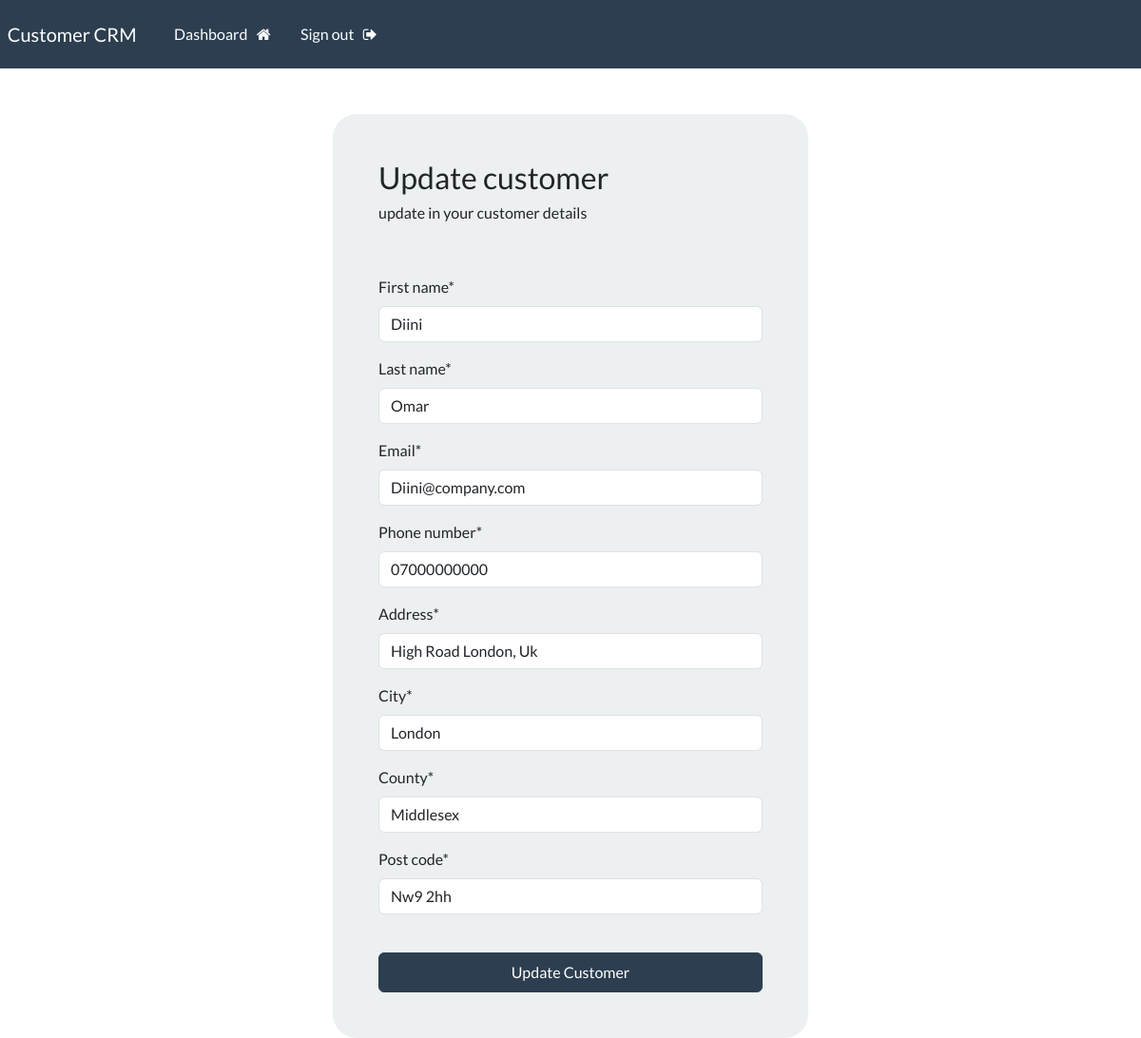
/update-customer/6 (signed in), run on the app's committed database.
### webapp/models.py (models this page shows, shortened)
class Customer(models.Model):
    first_name = models.CharField(max_length = 92)
    last_name = models.CharField(max_length = 92)
    email = models.CharField(max_length = 92)
    phone_number= models.CharField(max_length = 15)
    address = models.CharField(max_length = 300)
    city = models.CharField(max_length = 200)
    county= models.CharField(max_length = 300)
    post_code= models.CharField(max_length = 12, default='')
    created_date = models.DateTimeField(auto_now_add = True)

### webapp/views.py (the view)
# urls.py: path('update-customer/<int:pk>',views.UpdateCustomer, name='update-customer'),
@login_required(login_url="my-login")
def UpdateCustomer(request, pk):
    all_record= Customer.objects.get(id=pk)
    form = UpdateCustomerForms(instance=all_record)
    if request.method == 'POST':
        form = UpdateCustomerForms(request.POST,instance=all_record)
        if form.is_valid():
            form.save()
            messages.success(request, "Customer details has been updated!")
            return redirect("dashboard")
    context= {'form': form}
    return render(request, 'webapp/update_record.html', context=context)

### webapp/forms.py
class UpdateCustomerForms(forms.ModelForm):
    class Meta:
        model = Customer
        fields = ['first_name', 'last_name','email','phone_number','address','city','county','post_code']

### webapp/templates/webapp/update_record.html (shortened to what this page needs)
{% extends 'webapp/base.html' %}
{% load crispy_forms_tags %}
{% block content %}
<body>
    <br>
    <div class="container bg-light shadow-md p-5 form-layout">
        <h3> Update customer  </h3>
        <h6>  update in your customer details </h6>
        <br>
        <br>
    <form action ="" method ="POST" autocomplete="off">
        {{ form | crispy }}
        <br>
    <button type="submit" class= "btn btn-primary w-100 btn-block p-2"> Update Customer</button>
    </div>
</body>
{% endblock %}

### static/css/style.css (style rules this page uses)
.form-layout { padding: 10px; border-radius: 25px; width: 500px; }

### data on the page
Customer: first_name "Diini", last_name "Omar", email "Diini@company.com", phone_number "07000000000", address "High Road London, Uk", city "London", county "Middlesex", post_code "Nw9 2hh"
